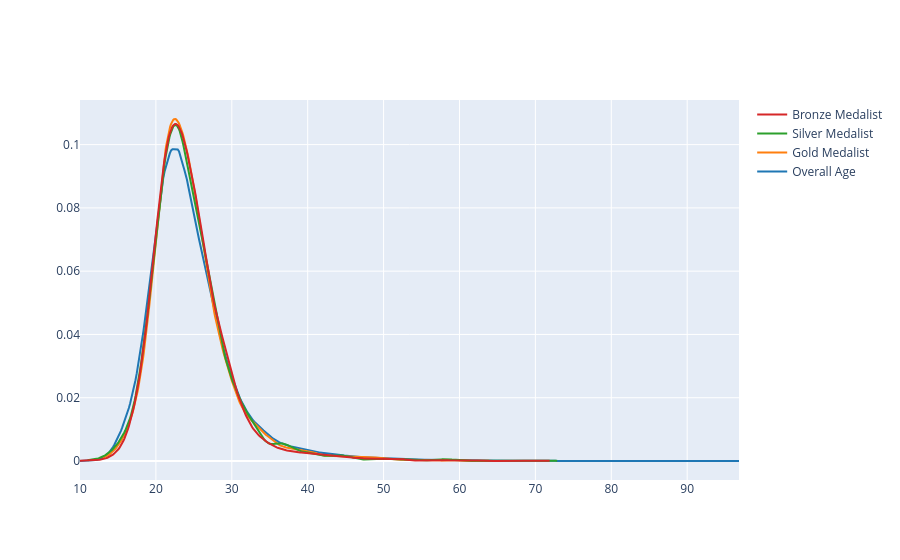

The notebook cell saved with this chart:
### Code cell
fig = ff.create_distplot([x1 , x2 , x3 , x4] , ['Overall Age' , 'Gold Medalist' , 'Silver Medalist' , 'Bronze Medalist'], show_hist = False , show_rug = False)
fig.show()

### Figure 1 — Plotly figure (JSON) as saved in the notebook; plotly's stock layout.template omitted (floating-point values rounded to 4 significant figures; data arrays with more than 128 entries replaced by an {"elided": "..."} marker saying what was removed)
{"data": [{"legendgroup": "Overall Age", "marker": {"color": "rgb(31, 119, 180)"}, "mode": "lines", "name": "Overall Age", "showlegend": true, "type": "scatter", "x": {"elided": "500 float values"}, "xaxis": "x", "y": {"elided": "500 float values"}, "yaxis": "y"}, {"legendgroup": "Gold Medalist", "marker": {"color": "rgb(255, 127, 14)"}, "mode": "lines", "name": "Gold Medalist", "showlegend": true, "type": "scatter", "x": {"elided": "500 float values"}, "xaxis": "x", "y": {"elided": "500 float values"}, "yaxis": "y"}, {"legendgroup": "Silver Medalist", "marker": {"color": "rgb(44, 160, 44)"}, "mode": "lines", "name": "Silver Medalist", "showlegend": true, "type": "scatter", "x": {"elided": "500 float values"}, "xaxis": "x", "y": {"elided": "500 float values"}, "yaxis": "y"}, {"legendgroup": "Bronze Medalist", "marker": {"color": "rgb(214, 39, 40)"}, "mode": "lines", "name": "Bronze Medalist", "showlegend": true, "type": "scatter", "x": {"elided": "500 float values"}, "xaxis": "x", "y": {"elided": "500 float values"}, "yaxis": "y"}], "layout": {"barmode": "overlay", "hovermode": "closest", "legend": {"traceorder": "reversed"}, "xaxis": {"anchor": "y2", "domain": [0, 1], "zeroline": false}, "yaxis": {"anchor": "free", "domain": [0, 1], "position": 0}}}
